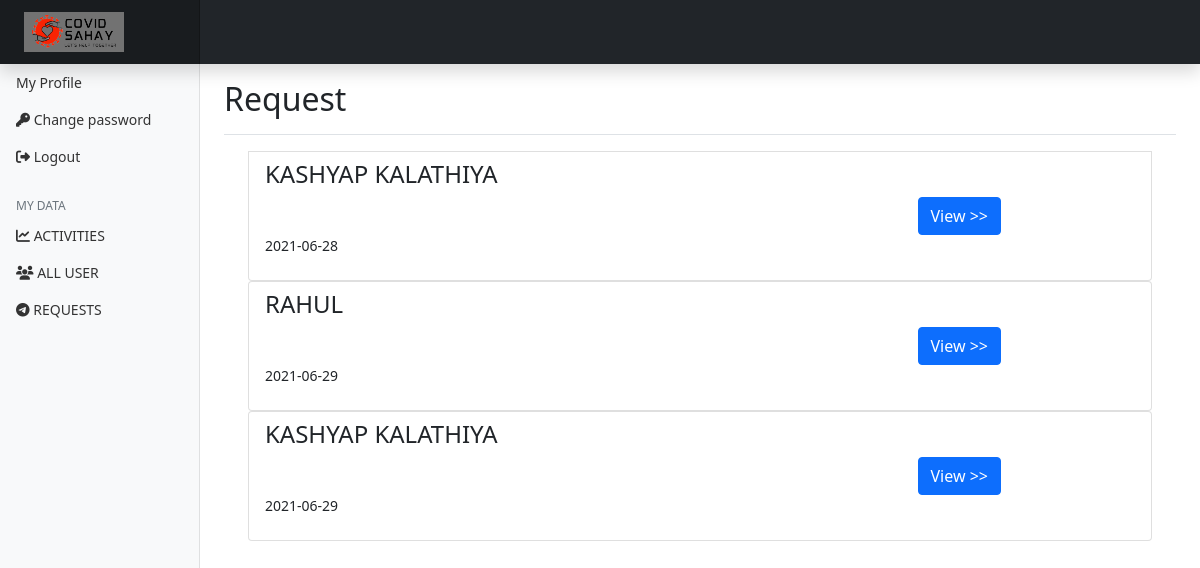
/myadmin/Request (signed in), run on an earlier commit of the app's database.
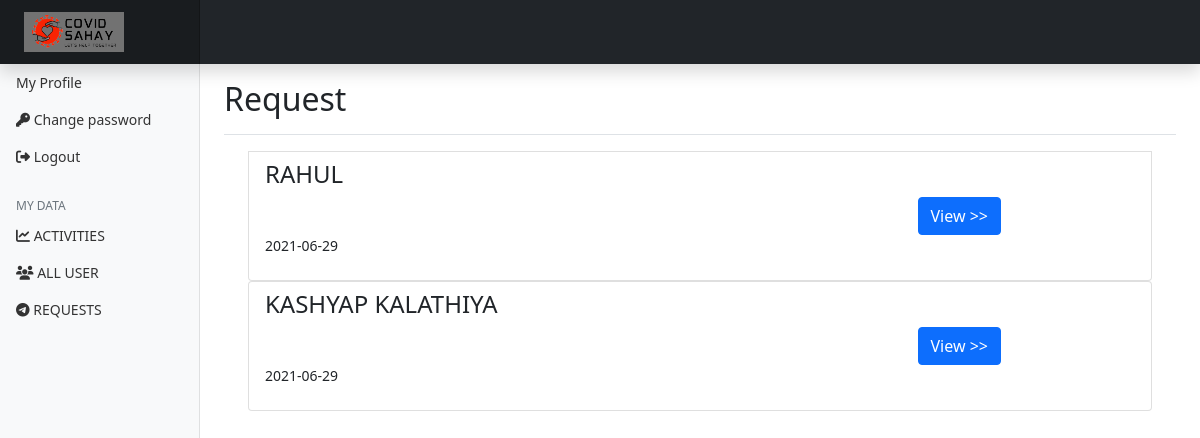
And on a later commit of the database.
### user/models.py (models this page shows, shortened)
class Requests(models.Model):
   name = models.CharField(max_length=20, null=True)
   user = models.ForeignKey(User, on_delete=models.SET_NULL, null=True)
   whatFor = models.CharField(max_length=40, null=True)
   quantity = models.CharField(max_length=20, default="1", null=True)
   date = models.CharField(max_length=20, null=True)
   adharcard = models.ImageField(upload_to='images/adharcard', null=True)
   prescription = models.ImageField(upload_to='images/prescription', null=True)
   status = models.CharField(max_length=20, default='pending', null=True)

### myadmin/views.py (the view)
# urls.py: path('/Request', django_admin_request, name='request'),
def django_admin_request(request):
     aId=request.session['admin_id']
     aDetail= MyAdmin.objects.get(id=aId)
     Request = Requests.objects.all()
     context={
          "aId":aDetail.aName,
          "Request":Request,
     }
     return render(request,'Myadmin_panel/request.html',context)

### template/Myadmin_panel/request.html (shortened to what this page needs)
{% extends 'Myadmin_panel/header.html' %}
{% load static %}
{% get_static_prefix as STATFILE %}
{% block 'content' %}
<div class="d-flex justify-content-between flex-wrap flex-md-nowrap align-items-center pt-3 pb-2 mb-3 border-bottom">
    <h2>Request</h2>
</div>
<div id="users">
    <div class="container">
        <div class="row">
            <div class="col-md-12">
                {% for all in Request  %}
                    {% if all.status == 'pending' %}
                <div class="list-group list list-group-item">
                    <div class="col-md-10">
                        <h4 class="list-group-item-heading name">{{all.name |upper}}</h4>
                        <input type="button" onclick="show(this.id)" id="{{all.id}}" class="btn btn-primary view" value="View >>">
                        <p class="list-group-item-text">{{all.date |upper}}</p>
                    </div>
                </div>
                    {% endif %}
                {% endfor %}
            </div>
        </div>
    </div>
</div>
{% endblock 'content' %}

### template/Myadmin_panel/header.html (shortened to what this page needs)
{% load static %}
{% get_static_prefix as STATFILE %}
<!doctype html>
<html lang="en">
  <head>
    <link href="https://cdn.jsdelivr.net/npm/bootstrap@5.0.2/dist/css/bootstrap.min.css" rel="stylesheet">
    <link href="{{STATFILE}}css/admin.css" rel="stylesheet">
  </head>
  <body>
<header class="navbar navbar-dark sticky-top bg-dark flex-md-nowrap p-0 shadow">
  <a class="navbar-brand col-md-3 col-lg-2 me-0 px-3" href="{% url 'index' %}"><img src="{{STATFILE}}images/flogo.png"  class="mylogo"  /></a>
</header>
<div class="container-fluid">
  <div class="row">
    <nav id="sidebarMenu" class="col-md-3 col-lg-2 d-md-block bg-light sidebar collapse">
      <div class="position-sticky pt-3">
        <ul class="nav flex-column">
          <li class="nav-item">
            <a class="nav-link" href="#">
              My Profile
            </a>
          </li>
          <li class="nav-item">
            <a class="nav-link" href="{% url 'changepassword' %}">
              <i class="fas fa-key"></i>&nbsp;Change password
            </a>
          </li>
          <li class="nav-item">
            <a class="nav-link" href="#">
              <i class="fas fa-sign-out-alt"></i>&nbsp;Logout
            </a>
          </li>
        </ul>
        <h6 class="sidebar-heading d-flex justify-content-between align-items-center px-3 mt-4 mb-1 text-muted">
          <span>My Data</span>
        </h6>
        <ul class="nav flex-column mb-2">
          <li class="nav-item">
            <a class="nav-link" href="{% url 'admindashboard' %}">
              <i class="fas fa-chart-line"></i>&nbsp;ACTIVITIES
            </a>
          </li>
          <li class="nav-item">
            <a class="nav-link" href="{% url 'alluser' %}">
              <i class="fas fa-users"></i>&nbsp;ALL USER
            </a>
          </li>
          <li class="nav-item">
            <a class="nav-link" href="{% url 'request' %}">
              <i class="fab fa-telegram-plane"></i>&nbsp;REQUESTS
            </a>
          </li>
        </ul>
      </div>
    </nav>
    <main class="col-md-9 ms-sm-auto col-lg-10 px-md-4">
      {% block 'content' %}{% endblock 'content' %}
    </main>
  </div>
</div>
  </body>
</html>

### static/css/admin.css (style rules this page uses)
body { font-size: .875rem; }
.sidebar { position: fixed; top: 0; bottom: 0; left: 0; z-index: 100; padding: 48px 0 0; box-shadow: inset -1px 0 0 rgba(0, 0, 0, .1); }
.sidebar .nav-link { font-weight: 500; color: #333; }
.sidebar-heading { font-size: .75rem; text-transform: uppercase; }
.navbar-brand { padding-top: .75rem; padding-bottom: .75rem; font-size: 1rem; background-color: rgba(0, 0, 0, .25); box-shadow: inset -1px 0 0 rgba(0, 0, 0, .25); }
.mylogo { height:40px; width: 100px; margin-left: 5%; background: #727272; }
.view { margin-left: 90%; }

What changed in the data, as far as the page shows it:
no longer on this page (row edited): Requests: name "KASHYAP KALATHIYA", date "2021-06-28"
